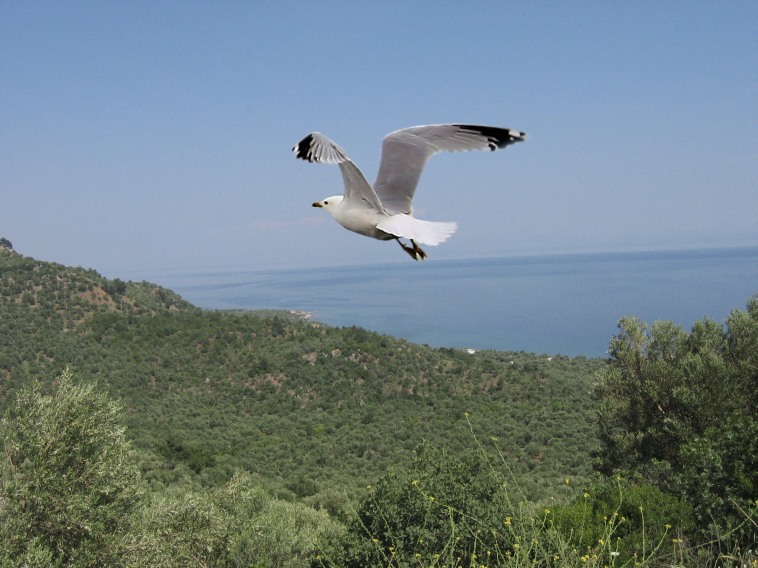
%> input picture matlab_toolbox/Algorithms/CFA3/tampered2.jpg, 2272 x 1704 px (shown at 1/3 size)
$ octave --eval "result = analyzeCAGI('../CFA3/tampered2.jpg');"   (GNU Octave 9; MATLAB toolbox functions it lacks are replaced by stand-ins)
%> lines starting %> are read from the running program, lines starting %| are printed output that depends on the picture
### matlab_toolbox/Algorithms/CAGI/CAGI.m
% Copyright (C) 2016 C. Iakovidou
% Information Technologies Institute, Centre for Research and Technology Hellas
% 6th Km Harilaou-Thermis, Thessaloniki 57001, Greece

function [ Result_CAGI,Result_Inv_CAGI ] = CAGI( filenameIm )
%> called with filenameIm = '../CFA3/tampered2.jpg'

    RGB=double(imread(filenameIm));
    [height,width,color]=size(RGB);
%> height = 1704; width = 2272; color = 3

    if (color==3)

         HSV=rgb2hsv(RGB);
%> HSV: size 1704x2272x3 double; mean H, S, V 0.4, 0.3, 145.7
         H_im=HSV(:,:,1);
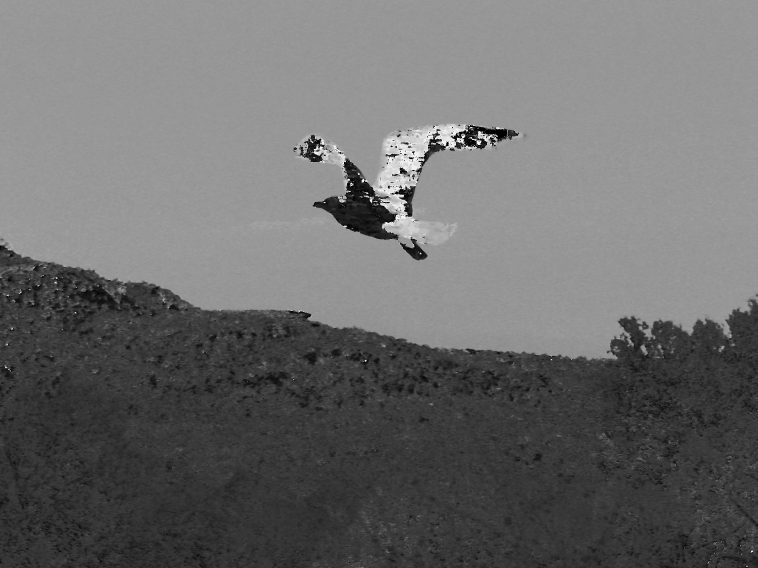
%> H_im: size 1704x2272 double (shown at 1/3 size); min 0, max 0.994, mean 0.423
         S_im=HSV(:,:,2);
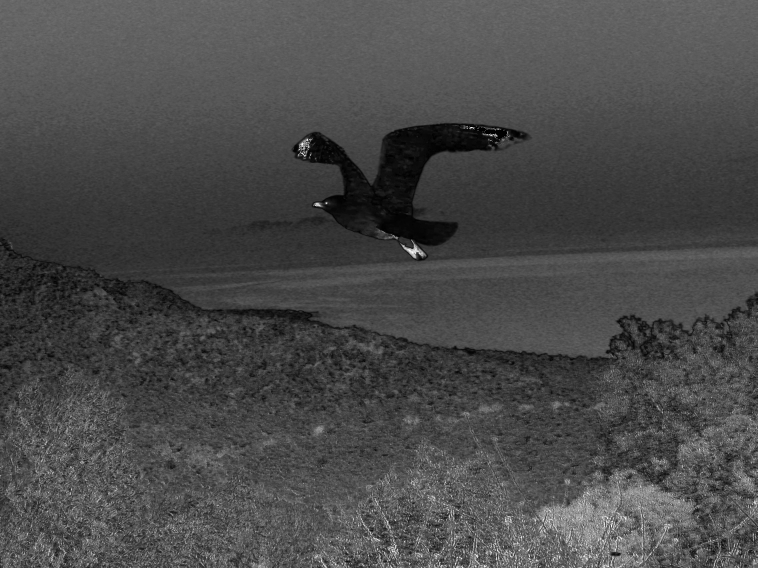
%> S_im: size 1704x2272 double (shown at 1/3 size); min 0, max 1, mean 0.292
         V_im=HSV(:,:,3);
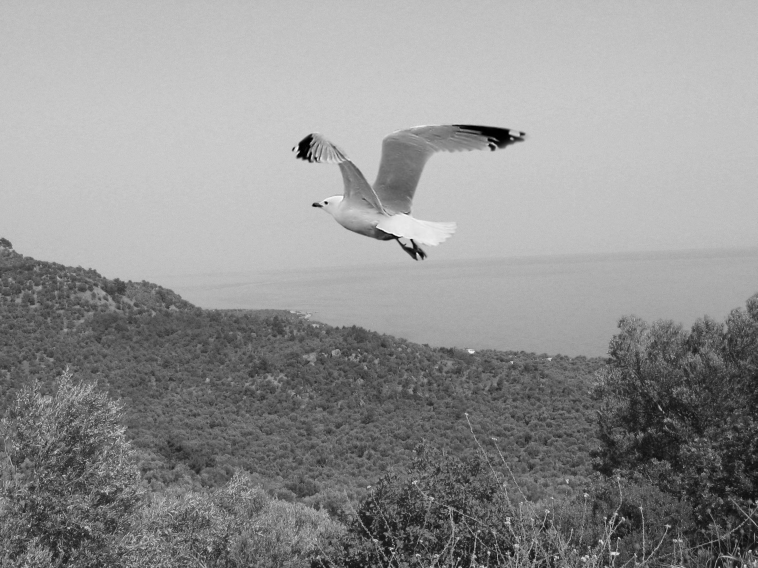
%> V_im: size 1704x2272 double (shown at 1/3 size); min 0, max 255, mean 145.7

%> the run ends on the next line
        YCbCr=rgb2ycbcr(RGB);
        pixels=YCbCr(:,:,1);

    else
         RGB2(:,:,1)=RGB;
         RGB2(:,:,2)=RGB;
         RGB2(:,:,3)=RGB;

        HSV=rgb2hsv(RGB2);
        H_im=HSV(:,:,1);
        S_im=HSV(:,:,2);
        V_im=HSV(:,:,3);

        YCbCr=rgb2ycbcr(RGB2);
        pixels=YCbCr(:,:,1);
    end

    if height*width<480*640
    sgrid=2;   %low resolution images under vga
    else
    sgrid=3;
    end

    bins=40;
    imageGS=pixels;

    [x,y]=size(imageGS);
    blk_idx= floor(x/8-1);
    blk_idy=floor(y/8-1);
    kx=floor(blk_idx/sgrid);
    ky=floor(blk_idy/sgrid);
    BlockScoreALL=zeros(blk_idx,blk_idy,8,8);
    Kscores=zeros(8,8,2);

    for p=1:8
        for q=1:8

            [K,Correct,BlockScoreALL(:,:,p,q)]=inblockpatterns(imageGS,bins,p,q, blk_idx, blk_idy);

            if K>1.999999
            Kscores(p,q,1)=0;
            Kscores(p,q,2)=Correct;
            else
            Kscores(p,q,1)=K;
            Kscores(p,q,2)=Correct;
            end

        end
    end

    % Predict('######################################################################')
     [Kpredict,Kpre]=predict0(Kscores);
     [PossiblePoints]=predict1(Kscores,Kpredict, Kpre);
     PossiblePoints = sortrows(PossiblePoints,7);
    % disp('######################################################################')

     [MeanContent,MeanStrongEdge]=MainTrain(filenameIm,blk_idx,blk_idy);

    for i=1:kx
      for j=1:ky
          a=1+(i-1)*sgrid;
          b=1+(j-1)*sgrid;
          ccc=sgrid-1;
          MeanContent2(i,j)=mean(mean(MeanContent(a:a+ccc, b:b+ccc)));
      end
    end


    [MeanInSpace,PossiblePoints,diff_Mean_Best_scaled,diff_Mean_Best_scaledInv]=scores_pick_variables(BlockScoreALL,sgrid,blk_idx,blk_idy,PossiblePoints,kx,ky);

    [E,EInv]=characterizeblocks(MeanContent2,MeanStrongEdge, V_im, blk_idx,blk_idy, MeanInSpace,diff_Mean_Best_scaled,diff_Mean_Best_scaledInv,sgrid,PossiblePoints,kx,ky);

    [Result_CAGI]=RescaleToImageResult(E,sgrid,kx,ky,pixels);
    [Result_Inv_CAGI]=RescaleToImageResult(EInv,sgrid,kx,ky,pixels);


end

### matlab_toolbox/Algorithms/CAGI/analyzeCAGI.m
% Copyright (C) 2016 C. Iakovidou
% Information Technologies Institute, Centre for Research and Technology Hellas
% 6th Km Harilaou-Thermis, Thessaloniki 57001, Greece


function [Result]=analyzeCAGI(filenameIm)

    [ Result_CAGI,Result_Inv_CAGI ] = CAGI( filenameIm );

    % Right now we are returning CAGI; To get inv_CAGI modify the following
    % assignment: Result=Result_Inv_CAGI;
    Result=Result_CAGI;

end
